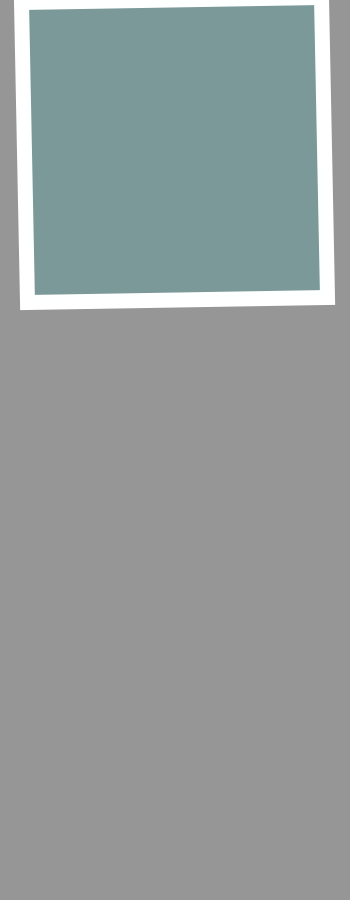
Frame 1 (no input)
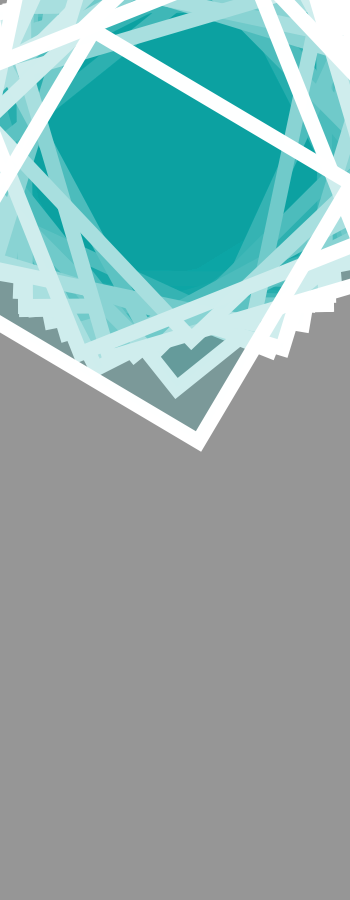
Frame 60 (the mouse pressed at the canvas centre just before this capture)
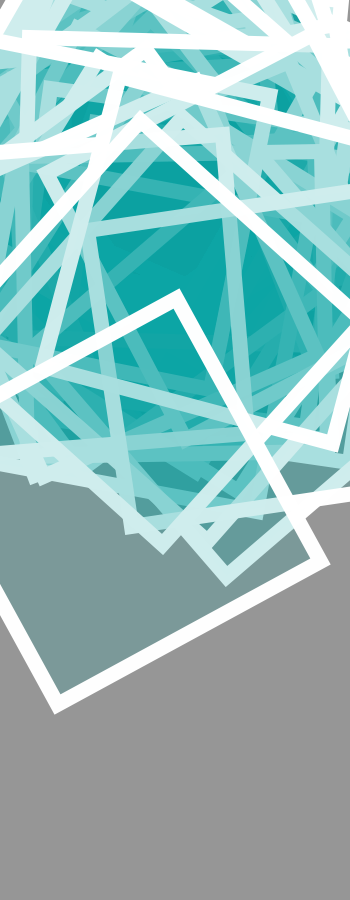
Frame 120 (the mouse held since frame 60 and released just before this capture)

The Processing sketch that drew these frames (run headless with seeded random() and noise(); from frame 60 on, the mouse is pressed at the canvas centre):

// Processing sketch: processing_159211
// ── processing_159211.pde

//Thanks to lina berzhaner for the code
ParticleSystem ps;
 
void setup() {
  size(350,900);
  ps = new ParticleSystem(new PVector(width/2,150));
}
 
void draw() {
  background(150,50);
  ps.addParticle();
  ps.run();
}
class Confetti extends Particle {
  Confetti(PVector l) {
    super(l);
  }
   
  void display() {
    rectMode(CENTER);
    fill(10,162,161,50);
    stroke(255,lifespan);
    strokeWeight(15);
    pushMatrix();
    translate(location.x,location.y);
    float theta = map(location.x,0,width,0,TWO_PI*2);
    rotate(theta);
    rect(0,0,300,300);
    popMatrix();
  }
}
class Particle {
  PVector location;
  PVector velocity;
  PVector acceleration;
  float lifespan;
   
  Particle(PVector l) {
    acceleration = new PVector(0,0.05);
    velocity = new PVector(random(-1,1),random(-2,0));
    location = l.get();
    lifespan = 255.0;
  }
   
  void run() {
    update();
    display();
  }
   
  void update() {
    velocity.add(acceleration);
    location.add(velocity);
    lifespan -= 0.01;
  }
   
  void display() {
    stroke(0,lifespan);
    strokeWeight(2);
    fill(10,230,230,120);
    //ellipse(location.x,location.y,12,12);
  }
   
  boolean isDead() {
    if (lifespan < 0.0) {
      return true;
    }else{
      return false;
    }
  }
}
class ParticleSystem {
  ArrayList<Particle> particles;
  PVector origin;
   
  ParticleSystem(PVector location) {
    origin = location.get();
    particles = new ArrayList<Particle>();
  }
   
  void addParticle() {
    float r = random(1);
    if (r < 0.5) {
      particles.add(new Particle(origin));
    }else{
      particles.add(new Confetti(origin));
    }
  }
   
  void run() {
    for (int i = particles.size()-1; i >= 0; i--) {
      Particle p = particles.get(i);
      p.run();
      if (p.isDead()) {
        particles.remove(i);
      }
    }
  }
}
